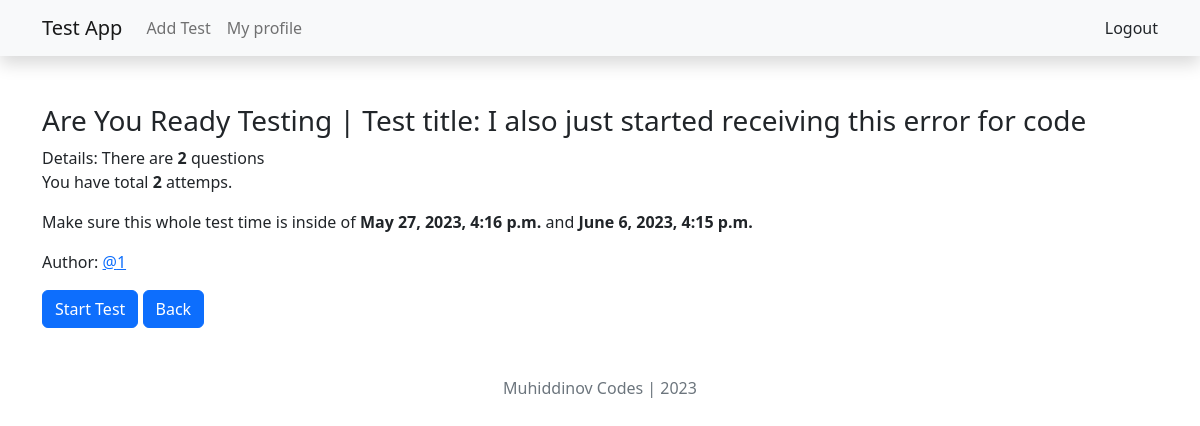
/1/ready_to_test (signed in), run on the app's committed database.
### main/models.py (models this page shows, shortened)
class Test(models.Model):
    author=models.ForeignKey(User,on_delete=models.CASCADE)
    category=models.ForeignKey(Category,on_delete=models.CASCADE)
    title=models.CharField(max_length=200, null=True)
    maximum_attemps=models.PositiveBigIntegerField(null=True)
    start_date=models.DateTimeField(default=timezone.now, null=True)
    end_date=models.DateTimeField(default=(timezone.now()+timezone.timedelta(days=10)))
    pass_percentage=models.PositiveBigIntegerField(null=True)

### main/views.py (the view)
# urls.py: path('<int:test_id>/ready_to_test', ready_to_test, name='ready_to_test'),
@login_required(login_url='login')
def ready_to_test(request, test_id):
    test = get_object_or_404(Test, id = test_id)
    return render(request, 'ready_to_test.html', {'test':test})

### templates/ready_to_test.html (shortened to what this page needs)
{% extends "base.html" %}
{% block content %}
    <div class="content mt-5">
        <h3>Are You Ready Testing | Test title: {{test.title}}</h3>
        <p>
            Details: There are <strong>{{test.question_set.all.count}}</strong> questions
            <br> You have total <strong>{{test.maximum_attemps}}</strong> attemps.
        </p>
        <p>Make sure this whole test time is inside of <strong>{{test.start_date}}</strong> and <strong>{{test.end_date}}</strong></p>
        <p>Author: <a href="{% url 'profile' test.author.id %}">@{{test.author.username}}</a></p>
        <a class="btn btn-primary" href="{% url 'test' test.id %}">Start Test</a>
        <a class="btn btn-primary" href="{% url 'index' %}">Back</a>
    </div>
{% endblock content %}

### data on the page
Test: title "I also just started receiving this error for code", question_set.all.count "2", maximum_attemps "2", start_date "May 27, 2023, 4:16 p.m.", end_date "June 6, 2023, 4:15 p.m.", author.username "1"
